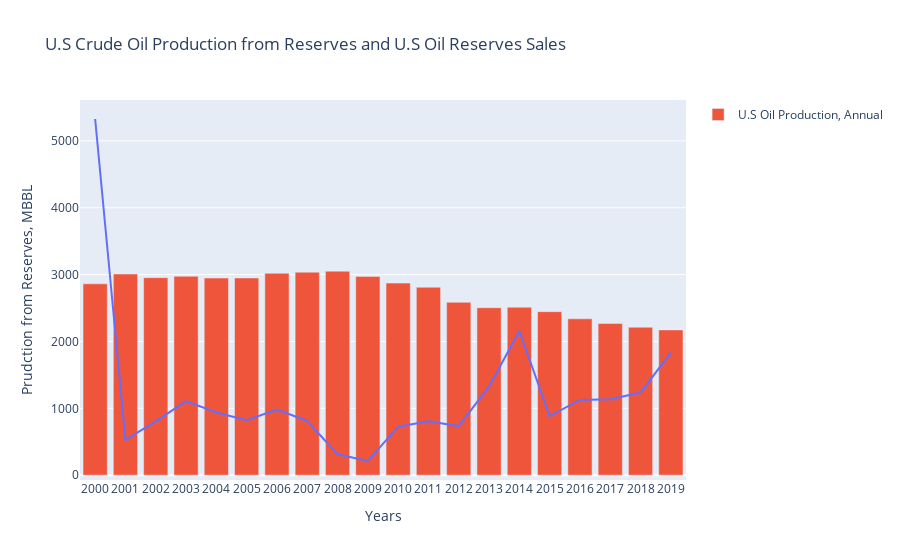

Write notebook code for a chart like this one.
### Code cell
fig_US_reserves_sales_annual = px.line(x = US_reserves_sales_annual['Year'], y = US_reserves_sales_annual['Crude_Oil_Reserves_Sales'], labels = {'x': 'Years', 'y':'Prudction from Reserves, MBBL' },
              title = 'U.S Crude Oil Production from Reserves and U.S Oil Reserves Sales')
compare_US_oilProduction_sales =fig_US_reserves_sales_annual.add_bar(x=list_US_crude_oil_production_X, y = list_US_crude_oil_production_Y, name = 'U.S Oil Production, Annual')

compare_US_oilProduction_sales.show()

### Figure 1 — Plotly figure (JSON) as saved in the notebook; plotly's stock layout.template omitted (floating-point values rounded to 4 significant figures)
{"data": [{"hovertemplate": "Years=%{x}<br>Prudction from Reserves, MBBL=%{y}<extra></extra>", "legendgroup": "", "line": {"color": "#636efa", "dash": "solid"}, "mode": "lines", "name": "", "orientation": "v", "showlegend": false, "type": "scatter", "x": ["2000", "2001", "2002", "2003", "2004", "2005", "2006", "2007", "2008", "2009", "2010", "2011", "2012", "2013", "2014", "2015", "2016", "2017", "2018", "2019"], "xaxis": "x", "y": [5328, 529, 804, 1107, 937, 823, 982, 811, 312, 212, 725, 808, 734, 1327, 2157, 885, 1125, 1135, 1237, 1833], "yaxis": "y"}, {"name": "U.S Oil Production, Annual", "type": "bar", "x": ["2000", "2001", "2002", "2003", "2004", "2005", "2006", "2007", "2008", "2009", "2010", "2011", "2012", "2013", "2014", "2015", "2016", "2017", "2018", "2019"], "y": [2862, 3008, 2955, 2975, 2949, 2950, 3020, 3037, 3052, 2973, 2873, 2811, 2586, 2505, 2512, 2446, 2339, 2268, 2213, 2173, 2138, 1991, 1952, 1880, 1915, 1875, 1877, 1819, 1733, 1652, 1691, 1672, 1751, 1767, 1834, 2112, 2418, 2874, 3104, 2953, 3157, 3696, 4169]}], "layout": {"legend": {"tracegroupgap": 0}, "title": {"text": "U.S Crude Oil Production from Reserves and U.S Oil Reserves Sales"}, "xaxis": {"anchor": "y", "domain": [0, 1], "title": {"text": "Years"}}, "yaxis": {"anchor": "x", "domain": [0, 1], "title": {"text": "Prudction from Reserves, MBBL"}}}}
